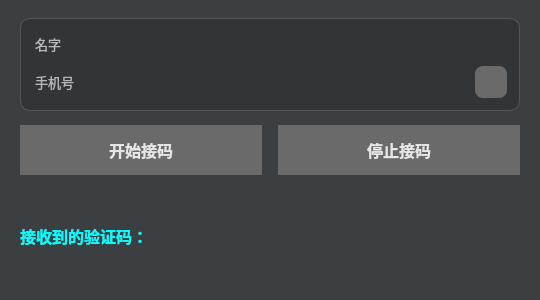
<?xml version="1.0" encoding="UTF-8"?>
<ui version="4.0">
 <class>Dialog</class>
 <widget class="QDialog" name="Dialog">
  <property name="geometry">
   <rect>
    <x>0</x>
    <y>0</y>
    <width>540</width>
    <height>300</height>
   </rect>
  </property>
  <property name="windowTitle">
   <string>接码</string>
  </property>
  <property name="styleSheet">
   <string notr="true">*{
background-color:#3c3f42;
color: #e6e6e6;
}

*:disabled {
	background-color: #3c3f42;
	color: #afafaf;
	cursor: not-allowed;
}

QPushButton:disabled {
	background-color: rgb(80, 80, 80);
	color: #afafaf;
	cursor: not-allowed;
}

QPushButton:hover {
font-weight: bold;
background-color:rgb(84, 84, 84);
color: white;
border-radius: 10pt;
}

QPushButton{
font-weight: bold;
background-color:rgb(106, 106, 106);
color: #e6e6e6;
border-radius: 10pt;
}

QLabel{
color: #b8b8b8;
}

QLabel#lb_account_name {
color: #ebf905;
}

QLabel#lb_phone {
color: #00ffff;
}

QLabel#lb_receive_code {
color: #00ffff;
}

QFrame#frame_account {
background-color: #323538;
border: 1px solid #555555;
border-radius: 10px;
}

QFrame#frame_account QLabel {
background-color: transparent;
}

QToolButton#btn_copy_phone {
background-color: rgb(106, 106, 106);
border: none;
border-radius: 8px;
padding: 4px;
}

QToolButton#btn_copy_phone:hover {
background-color: rgb(84, 84, 84);
}

QToolButton#btn_copy_phone:pressed {
background-color: rgb(70, 70, 70);
}
</string>
  </property>
  <layout class="QVBoxLayout" name="verticalLayout">
   <property name="spacing">
    <number>14</number>
   </property>
   <property name="leftMargin">
    <number>20</number>
   </property>
   <property name="topMargin">
    <number>18</number>
   </property>
   <property name="rightMargin">
    <number>20</number>
   </property>
   <property name="bottomMargin">
    <number>18</number>
   </property>
   <item>
    <widget class="QFrame" name="frame_account">
     <property name="frameShape">
      <enum>QFrame::StyledPanel</enum>
     </property>
     <property name="frameShadow">
      <enum>QFrame::Plain</enum>
     </property>
     <layout class="QGridLayout" name="gridLayout_account" columnstretch="0,1,0">
      <property name="leftMargin">
       <number>14</number>
      </property>
      <property name="topMargin">
       <number>12</number>
      </property>
      <property name="rightMargin">
       <number>12</number>
      </property>
      <property name="bottomMargin">
       <number>12</number>
      </property>
      <property name="horizontalSpacing">
       <number>10</number>
      </property>
      <property name="verticalSpacing">
       <number>10</number>
      </property>
      <item row="0" column="0">
       <widget class="QLabel" name="lb_name_caption">
        <property name="minimumSize">
         <size>
          <width>56</width>
          <height>0</height>
         </size>
        </property>
        <property name="font">
         <font>
          <pointsize>10</pointsize>
         </font>
        </property>
        <property name="text">
         <string>名字</string>
        </property>
       </widget>
      </item>
      <item row="0" column="1" colspan="2">
       <widget class="QLabel" name="lb_account_name">
        <property name="font">
         <font>
          <pointsize>13</pointsize>
          <weight>75</weight>
          <bold>true</bold>
         </font>
        </property>
        <property name="text">
         <string/>
        </property>
        <property name="wordWrap">
         <bool>true</bool>
        </property>
        <property name="textInteractionFlags">
         <set>Qt::TextSelectableByMouse</set>
        </property>
       </widget>
      </item>
      <item row="1" column="0">
       <widget class="QLabel" name="lb_phone_caption">
        <property name="minimumSize">
         <size>
          <width>56</width>
          <height>0</height>
         </size>
        </property>
        <property name="font">
         <font>
          <pointsize>10</pointsize>
         </font>
        </property>
        <property name="text">
         <string>手机号</string>
        </property>
       </widget>
      </item>
      <item row="1" column="1">
       <widget class="QLabel" name="lb_phone">
        <property name="font">
         <font>
          <pointsize>13</pointsize>
          <weight>75</weight>
          <bold>true</bold>
         </font>
        </property>
        <property name="text">
         <string/>
        </property>
        <property name="textInteractionFlags">
         <set>Qt::TextSelectableByMouse</set>
        </property>
       </widget>
      </item>
      <item row="1" column="2">
       <widget class="QToolButton" name="btn_copy_phone">
        <property name="minimumSize">
         <size>
          <width>32</width>
          <height>32</height>
         </size>
        </property>
        <property name="maximumSize">
         <size>
          <width>32</width>
          <height>32</height>
         </size>
        </property>
        <property name="cursor">
         <cursorShape>PointingHandCursor</cursorShape>
        </property>
        <property name="toolTip">
         <string>复制手机号</string>
        </property>
        <property name="text">
         <string/>
        </property>
        <property name="autoRaise">
         <bool>false</bool>
        </property>
       </widget>
      </item>
     </layout>
    </widget>
   </item>
   <item>
    <layout class="QHBoxLayout" name="horizontalLayout" stretch="1,1">
     <property name="spacing">
      <number>16</number>
     </property>
     <item>
      <widget class="QPushButton" name="btn_start_receive">
       <property name="minimumSize">
        <size>
         <width>160</width>
         <height>42</height>
        </size>
       </property>
       <property name="maximumSize">
        <size>
         <width>16777215</width>
         <height>50</height>
        </size>
       </property>
       <property name="font">
        <font>
         <pointsize>12</pointsize>
         <weight>75</weight>
         <bold>true</bold>
        </font>
       </property>
       <property name="text">
        <string>开始接码</string>
       </property>
      </widget>
     </item>
     <item>
      <widget class="QPushButton" name="btn_stop_receive">
       <property name="minimumSize">
        <size>
         <width>160</width>
         <height>42</height>
        </size>
       </property>
       <property name="maximumSize">
        <size>
         <width>16777215</width>
         <height>50</height>
        </size>
       </property>
       <property name="font">
        <font>
         <pointsize>12</pointsize>
         <weight>75</weight>
         <bold>true</bold>
        </font>
       </property>
       <property name="text">
        <string>停止接码</string>
       </property>
      </widget>
     </item>
    </layout>
   </item>
   <item>
    <widget class="QLabel" name="lb_receive_code">
     <property name="font">
      <font>
       <pointsize>12</pointsize>
       <weight>75</weight>
       <bold>true</bold>
      </font>
     </property>
     <property name="text">
      <string>接收到的验证码：</string>
     </property>
     <property name="alignment">
      <set>Qt::AlignLeading|Qt::AlignLeft|Qt::AlignVCenter</set>
     </property>
    </widget>
   </item>
  </layout>
 </widget>
 <resources/>
 <connections/>
</ui>
